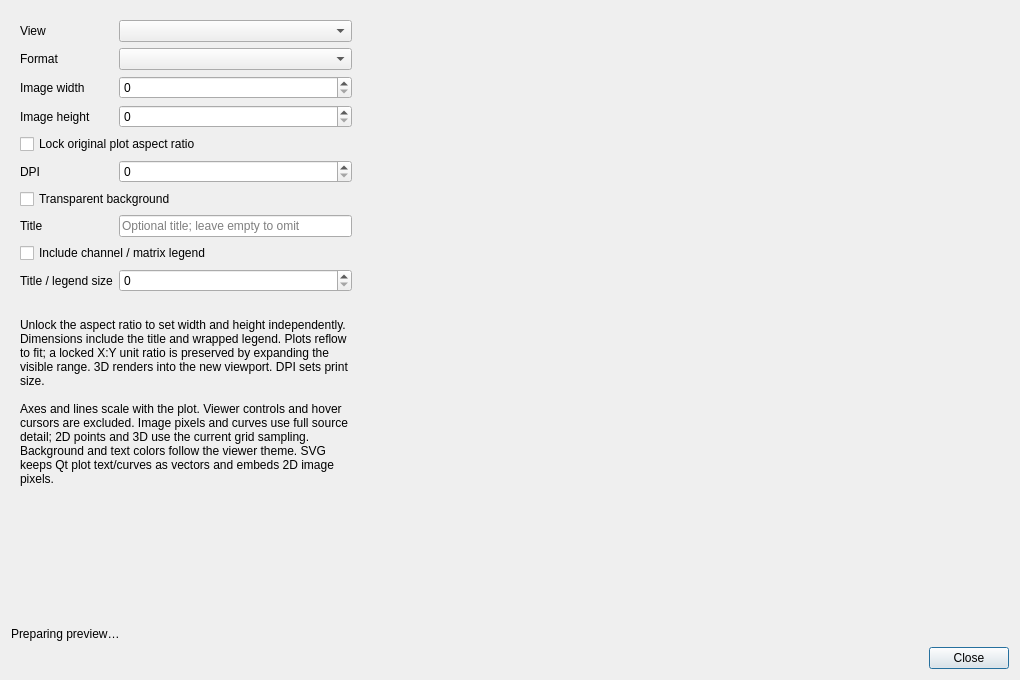
<?xml version="1.0" encoding="UTF-8"?>
<ui version="4.0">
 <class>FigureExportDialog</class>
 <widget class="QDialog" name="FigureExportDialog">
  <property name="windowTitle">
   <string>Export figure</string>
  </property>
  <property name="geometry">
   <rect>
    <x>0</x>
    <y>0</y>
    <width>1020</width>
    <height>680</height>
   </rect>
  </property>
  <layout class="QVBoxLayout" name="form_root" stretch="1,0,0">
   <item>
    <layout class="QHBoxLayout" name="form_body" stretch="0,1">
     <item>
      <widget class="QWidget" name="form_settings" native="true">
       <property name="maximumSize">
        <size>
         <width>350</width>
         <height>16777215</height>
        </size>
       </property>
       <layout class="QFormLayout" name="form_form">
        <item row="0" column="0">
         <widget class="QLabel" name="form_view_label">
          <property name="text">
           <string>View</string>
          </property>
          <property name="buddy">
           <cstring>view_selector</cstring>
          </property>
         </widget>
        </item>
        <item row="0" column="1">
         <widget class="NoWheelComboBox" name="view_selector" />
        </item>
        <item row="1" column="0">
         <widget class="QLabel" name="form_format_label">
          <property name="text">
           <string>Format</string>
          </property>
          <property name="buddy">
           <cstring>format_selector</cstring>
          </property>
         </widget>
        </item>
        <item row="1" column="1">
         <widget class="NoWheelComboBox" name="format_selector" />
        </item>
        <item row="2" column="0">
         <widget class="QLabel" name="form_image_width_label">
          <property name="text">
           <string>Image width</string>
          </property>
          <property name="buddy">
           <cstring>pixel_width</cstring>
          </property>
         </widget>
        </item>
        <item row="2" column="1">
         <widget class="NoWheelSpinBox" name="pixel_width" />
        </item>
        <item row="3" column="0">
         <widget class="QLabel" name="form_image_height_label">
          <property name="text">
           <string>Image height</string>
          </property>
          <property name="buddy">
           <cstring>pixel_height</cstring>
          </property>
         </widget>
        </item>
        <item row="3" column="1">
         <widget class="NoWheelSpinBox" name="pixel_height" />
        </item>
        <item row="4" column="0" colspan="2">
         <widget class="QCheckBox" name="lock_aspect">
          <property name="text">
           <string>Lock original plot aspect ratio</string>
          </property>
          <property name="toolTip">
           <string>Uncheck to set width and height independently. Both dimensions include the title and legend.</string>
          </property>
         </widget>
        </item>
        <item row="5" column="0">
         <widget class="QLabel" name="form_dpi_2_label">
          <property name="text">
           <string>DPI</string>
          </property>
          <property name="buddy">
           <cstring>dpi</cstring>
          </property>
         </widget>
        </item>
        <item row="5" column="1">
         <widget class="NoWheelSpinBox" name="dpi" />
        </item>
        <item row="6" column="0" colspan="2">
         <widget class="QCheckBox" name="transparent">
          <property name="text">
           <string>Transparent background</string>
          </property>
         </widget>
        </item>
        <item row="7" column="0">
         <widget class="QLabel" name="form_title_2_label">
          <property name="text">
           <string>Title</string>
          </property>
          <property name="buddy">
           <cstring>title</cstring>
          </property>
         </widget>
        </item>
        <item row="7" column="1">
         <widget class="QLineEdit" name="title">
          <property name="placeholderText">
           <string>Optional title; leave empty to omit</string>
          </property>
         </widget>
        </item>
        <item row="8" column="0" colspan="2">
         <widget class="QCheckBox" name="legend">
          <property name="text">
           <string>Include channel / matrix legend</string>
          </property>
         </widget>
        </item>
        <item row="9" column="0">
         <widget class="QLabel" name="form_title_legend_size_label">
          <property name="text">
           <string>Title / legend size</string>
          </property>
          <property name="buddy">
           <cstring>annotation_size</cstring>
          </property>
         </widget>
        </item>
        <item row="9" column="1">
         <widget class="NoWheelSpinBox" name="annotation_size" />
        </item>
        <item row="10" column="0" colspan="2">
         <widget class="QLabel" name="dimensions">
          <property name="wordWrap">
           <bool>true</bool>
          </property>
         </widget>
        </item>
        <item row="11" column="0" colspan="2">
         <widget class="QLabel" name="form_note">
          <property name="text">
           <string>Unlock the aspect ratio to set width and height independently. Dimensions include the title and wrapped legend. Plots reflow to fit; a locked X:Y unit ratio is preserved by expanding the visible range. 3D renders into the new viewport. DPI sets print size.

Axes and lines scale with the plot. Viewer controls and hover cursors are excluded. Image pixels and curves use full source detail; 2D points and 3D use the current grid sampling. Background and text colors follow the viewer theme. SVG keeps Qt plot text/curves as vectors and embeds 2D image pixels.</string>
          </property>
          <property name="wordWrap">
           <bool>true</bool>
          </property>
         </widget>
        </item>
        <item row="12" column="0" colspan="2">
         <widget class="QLabel" name="source_note">
          <property name="wordWrap">
           <bool>true</bool>
          </property>
         </widget>
        </item>
       </layout>
      </widget>
     </item>
     <item>
      <widget class="ImagePreview" name="preview">
       <property name="minimumSize">
        <size>
         <width>380</width>
         <height>260</height>
        </size>
       </property>
      </widget>
     </item>
    </layout>
   </item>
   <item>
    <widget class="QLabel" name="status">
     <property name="text">
      <string>Preparing preview…</string>
     </property>
     <property name="wordWrap">
      <bool>true</bool>
     </property>
    </widget>
   </item>
   <item>
    <widget class="QDialogButtonBox" name="form_buttons">
     <property name="standardButtons">
      <set>QDialogButtonBox::Close</set>
     </property>
    </widget>
   </item>
  </layout>
 </widget>
 <customwidgets>
  <customwidget>
   <class>ImagePreview</class>
   <extends>QWidget</extends>
   <header>.image_preview</header>
  </customwidget>
  <customwidget>
   <class>NoWheelComboBox</class>
   <extends>QComboBox</extends>
   <header>utils.qt_widgets</header>
  </customwidget>
  <customwidget>
   <class>NoWheelSpinBox</class>
   <extends>QSpinBox</extends>
   <header>utils.qt_widgets</header>
  </customwidget>
 </customwidgets>
 <resources />
 <connections />
</ui>
